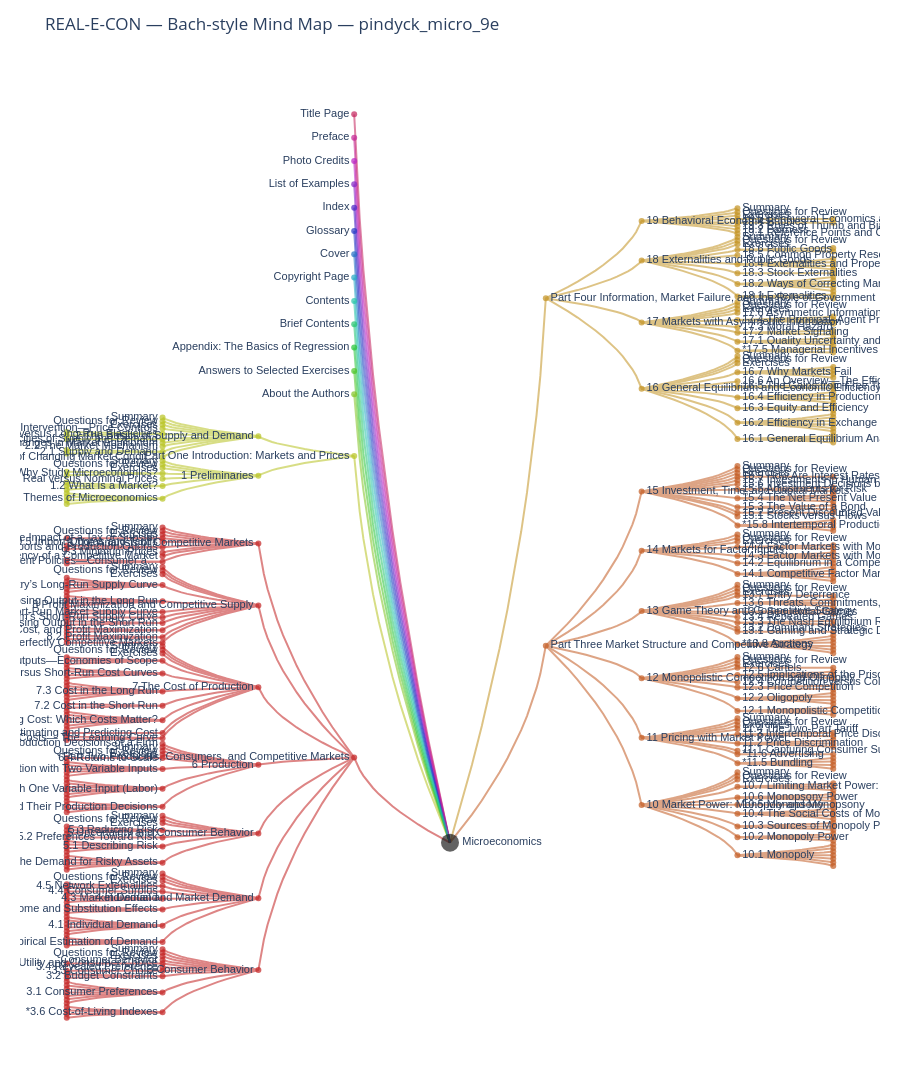

The code cell stored with this chart in its notebook:
### Code cell
# ==========================================================
# Bach-style mind map (spaced + SVG export)
# ==========================================================
import numpy as np
import plotly.graph_objects as go
import plotly.io as pio
from pathlib import Path

# ---- spacing / readability knobs ----
BACH_SPREAD = 220          # horizontal spacing per depth (bigger = more room)
BACH_VSPACE = 34           # vertical spacing per leaf slot within a branch
BACH_BRANCH_GAP = 220      # vertical gap between main branches
BACH_CURVE = 0.35          # edge curvature
BACH_LABEL_MAXLEN = 72
LABEL_DEPTH = 3            # show labels only up to this depth (hover still works)
FONT_SIZE = 11

# Canvas sizing (big by default; SVG handles it well)
SVG_WIDTH = 3200
SVG_HEIGHT = 2000
SVG_SCALE = 2              # higher = crisper text/lines

# After initial layout, rescale to target y-span to reduce collisions
TARGET_Y_SPAN = 2400       # increase to spread vertically more (e.g., 3200)

OUT_SVG = Path(f"REAL_E_CON_BachMindMap_{BOOK_ID}.svg")

# ----------------------------------------------------------
# Helpers
# ----------------------------------------------------------
main = children.get(book_eid, [])
if not main:
    raise RuntimeError("Book has no children in children[]. Ensure Book->root outlines edges are included.")

def subtree_size(nid):
    stack=[nid]; seen=set(); n=0
    while stack:
        x=stack.pop()
        if x in seen:
            continue
        seen.add(x); n += 1
        stack.extend(children.get(x, []))
    return n

main = sorted(main, key=subtree_size, reverse=True)

# balance left/right by subtree size
left, right = [], []
ls = rs = 0
for m in main:
    s = subtree_size(m)
    if ls <= rs:
        left.append(m); ls += s
    else:
        right.append(m); rs += s

def collect_leaves(nid):
    out=[]
    stack=[nid]
    while stack:
        x=stack.pop()
        kids=children.get(x, [])
        if not kids:
            out.append(x)
        else:
            for k in reversed(kids):  # deterministic
                stack.append(k)
    return out

pos = {}
pos[book_eid] = (0.0, 0.0)

def assign_branch_positions(branch_root, side, y0):
    leaves = collect_leaves(branch_root)
    leaf_y = {leaf: y0 + i*BACH_VSPACE for i, leaf in enumerate(leaves)}

    # place leaves
    for leaf in leaves:
        d = depths.get(leaf, 0)
        x = (d * BACH_SPREAD) * (1 if side=="right" else -1)
        pos[leaf] = (x, leaf_y[leaf])

    # post-order to place internal nodes as mean(child y)
    stack=[branch_root]
    order=[]
    seen=set()
    while stack:
        x=stack.pop()
        if x in seen:
            continue
        seen.add(x)
        order.append(x)
        for k in children.get(x, []):
            stack.append(k)

    for x in sorted(order, key=lambda n: depths.get(n,0), reverse=True):
        kids = children.get(x, [])
        if not kids:
            continue
        ys = [pos[k][1] for k in kids if k in pos]
        if ys:
            y = float(np.mean(ys))
            d = depths.get(x, 0)
            xcoord = (d * BACH_SPREAD) * (1 if side=="right" else -1)
            pos[x] = (xcoord, y)

    if branch_root not in pos:
        d = depths.get(branch_root, 1)
        pos[branch_root] = ((d*BACH_SPREAD)*(1 if side=="right" else -1), y0)

    return (leaf_y[leaves[-1]] if leaves else y0)

# place left branches
y_cursor = - (len(left) * BACH_BRANCH_GAP)/2
for br in left:
    y_end = assign_branch_positions(br, "left", y_cursor)
    y_cursor = y_end + BACH_BRANCH_GAP

# place right branches
y_cursor = - (len(right) * BACH_BRANCH_GAP)/2
for br in right:
    y_end = assign_branch_positions(br, "right", y_cursor)
    y_cursor = y_end + BACH_BRANCH_GAP

# put main branch roots near center explicitly
for br in main:
    x, y = pos.get(br, (BACH_SPREAD, 0))
    side = "right" if br in right else "left"
    pos[br] = ((1*BACH_SPREAD)*(1 if side=="right" else -1), y)

# Rescale Y to target span (gives you predictable spacing and less overlap)
ys = [p[1] for p in pos.values()]
ymin, ymax = min(ys), max(ys)
span = max(1e-9, ymax - ymin)
scale_y = TARGET_Y_SPAN / span
for k in list(pos.keys()):
    x, y = pos[k]
    pos[k] = (x, y * scale_y)

# ----------------------------------------------------------
# Color per main branch (like the screenshot)
# ----------------------------------------------------------
def hsl(i, n):
    h = (i/max(1,n))*360.0
    return f"hsl({h:.0f},70%,45%)"

main_index = {m:i for i,m in enumerate(main)}

def branch_root_of(nid):
    cur = nid
    while True:
        p = parents.get(cur)
        if p == book_eid:
            return cur
        if not p:
            return None
        cur = p

def branch_color(nid):
    r = branch_root_of(nid)
    if r in main_index:
        return hsl(main_index[r], len(main))
    return "rgba(140,140,140,0.6)"

# ----------------------------------------------------------
# Edges (split per branch so each branch has its own color)
# ----------------------------------------------------------
def bezier_pts(p0, p1, side_sign=1, curvature=BACH_CURVE, steps=14):
    (x0,y0),(x1,y1)=p0,p1
    mx,my = (x0+x1)/2, (y0+y1)/2
    cx = mx + curvature * abs(x1-x0) * side_sign
    cy = my
    pts=[]
    for i in range(steps+1):
        t=i/steps
        x=(1-t)**2*x0 + 2*(1-t)*t*cx + t**2*x1
        y=(1-t)**2*y0 + 2*(1-t)*t*cy + t**2*y1
        pts.append((x,y))
    return pts

# group edges by branch root for coloring
edges_by_branch = {}
for child, par in parents.items():
    if child not in pos or par not in pos:
        continue
    # edge belongs to child's branch
    br = branch_root_of(child) or "__other__"
    edges_by_branch.setdefault(br, []).append((par, child))

edge_traces = []
for br, eds in edges_by_branch.items():
    ex, ey = [], []
    for par, child in eds:
        sx = 1 if pos[child][0] >= 0 else -1
        pts = bezier_pts(pos[par], pos[child], side_sign=sx)
        ex += [p[0] for p in pts] + [None]
        ey += [p[1] for p in pts] + [None]
    col = branch_color(br) if br != "__other__" else "rgba(160,160,160,0.45)"
    edge_traces.append(go.Scatter(
        x=ex, y=ey,
        mode="lines",
        line=dict(width=2, color=col),
        opacity=0.55,
        hoverinfo="skip"
    ))

# ----------------------------------------------------------
# Nodes + labels (two traces: left labels on left, right labels on right)
# ----------------------------------------------------------
def trunc(s, n=BACH_LABEL_MAXLEN):
    s = s or ""
    return (s[:n-1] + "…") if len(s) > n else s

left_x, left_y, left_text, left_hover, left_size, left_color, left_textpos = [],[],[],[],[],[],[]
right_x, right_y, right_text, right_hover, right_size, right_color, right_textpos = [],[],[],[],[],[],[]

for nid in ids:
    if nid not in pos:
        continue
    x, y = pos[nid]
    t = dfi.loc[nid, "type"]
    d = depths.get(nid, 0)
    lbl_full = dfi.loc[nid, "label"]
    lbl = trunc(lbl_full)

    show_label = (nid == book_eid) or (t == "outline" and d <= LABEL_DEPTH)

    hover = (
        f"<b>{lbl_full}</b><br>"
        f"type: {t}<br>"
        f"depth: {d}<br>"
        f"pages: {dfi.loc[nid,'pages']}<br>"
        f"id: {nid}"
    )

    if nid == book_eid:
        # keep book centered, label right
        right_x.append(x); right_y.append(y)
        right_text.append(lbl)
        right_hover.append(hover)
        right_size.append(18)
        right_color.append("rgba(20,20,20,0.95)")
        right_textpos.append("middle right")
        continue

    col = branch_color(nid)
    size = 6

    if x < 0:
        left_x.append(x); left_y.append(y)
        left_text.append(lbl if show_label else "")
        left_hover.append(hover)
        left_size.append(size)
        left_color.append(col)
        left_textpos.append("middle left")   # outside on left
    else:
        right_x.append(x); right_y.append(y)
        right_text.append(lbl if show_label else "")
        right_hover.append(hover)
        right_size.append(size)
        right_color.append(col)
        right_textpos.append("middle right") # outside on right

left_nodes = go.Scatter(
    x=left_x, y=left_y,
    mode="markers+text",
    text=left_text,
    textposition=left_textpos,
    hovertext=left_hover,
    hoverinfo="text",
    marker=dict(size=left_size, color=left_color, line=dict(width=0)),
    textfont=dict(size=FONT_SIZE, family="Arial"),
)

right_nodes = go.Scatter(
    x=right_x, y=right_y,
    mode="markers+text",
    text=right_text,
    textposition=right_textpos,
    hovertext=right_hover,
    hoverinfo="text",
    marker=dict(size=right_size, color=right_color, line=dict(width=0)),
    textfont=dict(size=FONT_SIZE, family="Arial"),
)

fig = go.Figure(edge_traces + [left_nodes, right_nodes])
fig.update_layout(
    title=f"REAL-E-CON — Bach-style Mind Map — {BOOK_ID}",
    showlegend=False,
    height=SVG_HEIGHT,  # display size in notebook (export uses width/height below)
    margin=dict(l=20, r=20, t=60, b=20),
    paper_bgcolor="white",
    plot_bgcolor="white",
    xaxis=dict(showgrid=False, zeroline=False, showticklabels=False),
    yaxis=dict(showgrid=False, zeroline=False, showticklabels=False),
)

fig.show()

# ----------------------------------------------------------
# HTML export (interactive, no kaleido needed)
# ----------------------------------------------------------
from pathlib import Path

OUT_HTML = Path(f"REAL_E_CON_BachMindMap_{BOOK_ID}.html")

# full_html=True makes it standalone (double-click to open)
fig.write_html(
    str(OUT_HTML),
    full_html=True,
    include_plotlyjs="cdn"  # use "embed" if you want a single-file with plotly bundled
)

print("Saved HTML:", OUT_HTML.resolve())

### Figure 1 — Plotly figure (JSON) as saved in the notebook; plotly's stock layout.template omitted (floating-point values rounded to 4 significant figures; data arrays with more than 128 entries replaced by an {"elided": "..."} marker saying what was removed)
{"data": [{"hoverinfo": "skip", "line": {"color": "hsl(191,70%,45%)", "width": 2}, "mode": "lines", "opacity": 0.55, "type": "scatter", "x": [0, -25.93, -50.29, -73.07, -94.29, -113.9, -132, -148.5, -163.4, -176.8, -188.6, -198.8, -207.4, -214.5, -220, null], "y": [0, 107.2, 214.5, 321.7, 429.0, 536.2, 643.5, 750.7, 857.9, 965.2, 1072.0, 1180.0, 1287.0, 1394.0, 1501.0, null]}, {"hoverinfo": "skip", "line": {"color": "hsl(106,70%,45%)", "width": 2}, "mode": "lines", "opacity": 0.55, "type": "scatter", "x": [0, -25.93, -50.29, -73.07, -94.29, -113.9, -132, -148.5, -163.4, -176.8, -188.6, -198.8, -207.4, -214.5, -220, null], "y": [0, 89.54, 179.1, 268.6, 358.1, 447.7, 537.2, 626.8, 716.3, 805.8, 895.4, 984.9, 1074.0, 1164.0, 1254.0, null]}, {"hoverinfo": "skip", "line": {"color": "hsl(275,70%,45%)", "width": 2}, "mode": "lines", "opacity": 0.55, "type": "scatter", "x": [0, -25.93, -50.29, -73.07, -94.29, -113.9, -132, -148.5, -163.4, -176.8, -188.6, -198.8, -207.4, -214.5, -220, null], "y": [0, 124.9, 249.9, 374.8, 499.8, 624.7, 749.7, 874.6, 999.6, 1125.0, 1249.0, 1374.0, 1499.0, 1624.0, 1749.0, null]}, {"hoverinfo": "skip", "line": {"color": "hsl(64,70%,45%)", "width": 2}, "mode": "lines", "opacity": 0.55, "type": "scatter", "x": {"elided": "544 float values"}, "y": {"elided": "544 float values"}}, {"hoverinfo": "skip", "line": {"color": "hsl(339,70%,45%)", "width": 2}, "mode": "lines", "opacity": 0.55, "type": "scatter", "x": [0, -25.93, -50.29, -73.07, -94.29, -113.9, -132, -148.5, -163.4, -176.8, -188.6, -198.8, -207.4, -214.5, -220, null], "y": [0, 138.2, 276.5, 414.7, 552.9, 691.1, 829.4, 967.6, 1106.0, 1244.0, 1382.0, 1521.0, 1659.0, 1797.0, 1935.0, null]}, {"hoverinfo": "skip", "line": {"color": "hsl(85,70%,45%)", "width": 2}, "mode": "lines", "opacity": 0.55, "type": "scatter", "x": [0, -25.93, -50.29, -73.07, -94.29, -113.9, -132, -148.5, -163.4, -176.8, -188.6, -198.8, -207.4, -214.5, -220, null], "y": [0, 85.11, 170.2, 255.3, 340.4, 425.6, 510.7, 595.8, 680.9, 766.0, 851.1, 936.2, 1021.0, 1106.0, 1192.0, null]}, {"hoverinfo": "skip", "line": {"color": "hsl(254,70%,45%)", "width": 2}, "mode": "lines", "opacity": 0.55, "type": "scatter", "x": [0, -25.93, -50.29, -73.07, -94.29, -113.9, -132, -148.5, -163.4, -176.8, -188.6, -198.8, -207.4, -214.5, -220, null], "y": [0, 120.5, 241.0, 361.6, 482.1, 602.6, 723.1, 843.7, 964.2, 1085.0, 1205.0, 1326.0, 1446.0, 1567.0, 1687.0, null]}, {"hoverinfo": "skip", "line": {"color": "hsl(21,70%,45%)", "width": 2}, "mode": "lines", "opacity": 0.55, "type": "scatter", "x": {"elided": "2416 float values"}, "y": {"elided": "2416 float values"}}, {"hoverinfo": "skip", "line": {"color": "hsl(212,70%,45%)", "width": 2}, "mode": "lines", "opacity": 0.55, "type": "scatter", "x": [0, -25.93, -50.29, -73.07, -94.29, -113.9, -132, -148.5, -163.4, -176.8, -188.6, -198.8, -207.4, -214.5, -220, null], "y": [0, 111.7, 223.3, 335.0, 446.7, 558.4, 670.0, 781.7, 893.4, 1005.0, 1117.0, 1228.0, 1340.0, 1452.0, 1563.0, null]}, {"hoverinfo": "skip", "line": {"color": "hsl(127,70%,45%)", "width": 2}, "mode": "lines", "opacity": 0.55, "type": "scatter", "x": [0, -25.93, -50.29, -73.07, -94.29, -113.9, -132, -148.5, -163.4, -176.8, -188.6, -198.8, -207.4, -214.5, -220, null], "y": [0, 93.96, 187.9, 281.9, 375.9, 469.8, 563.8, 657.7, 751.7, 845.7, 939.6, 1034.0, 1128.0, 1222.0, 1315.0, null]}, {"hoverinfo": "skip", "line": {"color": "hsl(148,70%,45%)", "width": 2}, "mode": "lines", "opacity": 0.55, "type": "scatter", "x": [0, -25.93, -50.29, -73.07, -94.29, -113.9, -132, -148.5, -163.4, -176.8, -188.6, -198.8, -207.4, -214.5, -220, null], "y": [0, 98.39, 196.8, 295.2, 393.6, 492.0, 590.3, 688.7, 787.1, 885.5, 983.9, 1082.0, 1181.0, 1279.0, 1377.0, null]}, {"hoverinfo": "skip", "line": {"color": "hsl(42,70%,45%)", "width": 2}, "mode": "lines", "opacity": 0.55, "type": "scatter", "x": {"elided": "1408 float values"}, "y": {"elided": "1408 float values"}}, {"hoverinfo": "skip", "line": {"color": "hsl(296,70%,45%)", "width": 2}, "mode": "lines", "opacity": 0.55, "type": "scatter", "x": [0, -25.93, -50.29, -73.07, -94.29, -113.9, -132, -148.5, -163.4, -176.8, -188.6, -198.8, -207.4, -214.5, -220, null], "y": [0, 129.4, 258.8, 388.1, 517.5, 646.9, 776.3, 905.6, 1035.0, 1164.0, 1294.0, 1423.0, 1553.0, 1682.0, 1811.0, null]}, {"hoverinfo": "skip", "line": {"color": "hsl(233,70%,45%)", "width": 2}, "mode": "lines", "opacity": 0.55, "type": "scatter", "x": [0, -25.93, -50.29, -73.07, -94.29, -113.9, -132, -148.5, -163.4, -176.8, -188.6, -198.8, -207.4, -214.5, -220, null], "y": [0, 116.1, 232.2, 348.3, 464.4, 580.5, 696.6, 812.7, 928.8, 1045.0, 1161.0, 1277.0, 1393.0, 1509.0, 1625.0, null]}, {"hoverinfo": "skip", "line": {"color": "hsl(318,70%,45%)", "width": 2}, "mode": "lines", "opacity": 0.55, "type": "scatter", "x": [0, -25.93, -50.29, -73.07, -94.29, -113.9, -132, -148.5, -163.4, -176.8, -188.6, -198.8, -207.4, -214.5, -220, null], "y": [0, 133.8, 267.6, 401.4, 535.2, 669.0, 802.8, 936.6, 1070.0, 1204.0, 1338.0, 1472.0, 1606.0, 1739.0, 1873.0, null]}, {"hoverinfo": "skip", "line": {"color": "hsl(0,70%,45%)", "width": 2}, "mode": "lines", "opacity": 0.55, "type": "scatter", "x": {"elided": "2912 float values"}, "y": {"elided": "2912 float values"}}, {"hoverinfo": "skip", "line": {"color": "hsl(169,70%,45%)", "width": 2}, "mode": "lines", "opacity": 0.55, "type": "scatter", "x": [0, -25.93, -50.29, -73.07, -94.29, -113.9, -132, -148.5, -163.4, -176.8, -188.6, -198.8, -207.4, -214.5, -220, null], "y": [0, 102.8, 205.6, 308.5, 411.3, 514.1, 616.9, 719.7, 822.5, 925.4, 1028.0, 1131.0, 1234.0, 1337.0, 1439.0, null]}, {"hoverinfo": "text", "hovertext": {"elided": "229 str values"}, "marker": {"color": {"elided": "229 str values"}, "line": {"width": 0}, "size": {"elided": "229 int values"}}, "mode": "markers+text", "text": {"elided": "229 str values"}, "textfont": {"family": "Arial", "size": 11}, "textposition": {"elided": "229 str values"}, "type": "scatter", "x": {"elided": "229 int values"}, "y": {"elided": "229 float values"}}, {"hoverinfo": "text", "hovertext": {"elided": "240 str values"}, "marker": {"color": {"elided": "240 str values"}, "line": {"width": 0}, "size": {"elided": "240 int values"}}, "mode": "markers+text", "text": {"elided": "240 str values"}, "textfont": {"family": "Arial", "size": 11}, "textposition": {"elided": "240 str values"}, "type": "scatter", "x": {"elided": "240 int values"}, "y": {"elided": "240 float values"}}], "layout": {"height": 2000, "margin": {"b": 20, "l": 20, "r": 20, "t": 60}, "paper_bgcolor": "white", "plot_bgcolor": "white", "showlegend": false, "title": {"text": "REAL-E-CON — Bach-style Mind Map — pindyck_micro_9e"}, "xaxis": {"showgrid": false, "showticklabels": false, "zeroline": false}, "yaxis": {"showgrid": false, "showticklabels": false, "zeroline": false}}}
